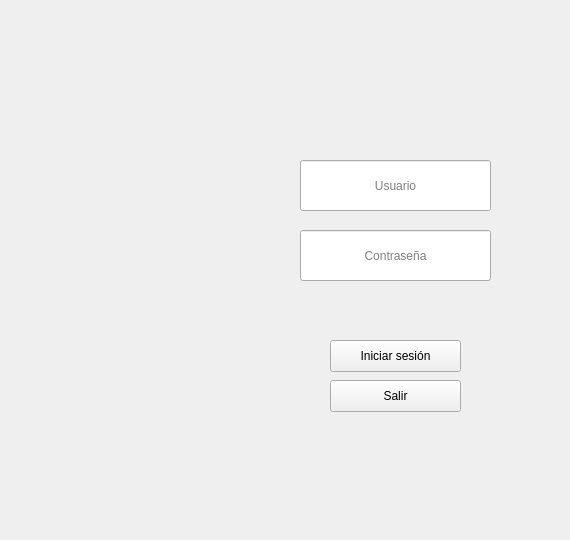
      <widget class="QWidget" name="page_6">
       <widget class="QWidget" name="widget" native="true">
        <property name="geometry">
         <rect>
          <x>230</x>
          <y>40</y>
          <width>331</width>
          <height>491</height>
         </rect>
        </property>
        <widget class="QLineEdit" name="lineEdit">
         <property name="geometry">
          <rect>
           <x>70</x>
           <y>120</y>
           <width>191</width>
           <height>51</height>
          </rect>
         </property>
         <property name="alignment">
          <set>Qt::AlignCenter</set>
         </property>
         <property name="placeholderText">
          <string>Usuario</string>
         </property>
        </widget>
        <widget class="QLineEdit" name="lineEdit_2">
         <property name="geometry">
          <rect>
           <x>70</x>
           <y>190</y>
           <width>191</width>
           <height>51</height>
          </rect>
         </property>
         <property name="alignment">
          <set>Qt::AlignCenter</set>
         </property>
         <property name="placeholderText">
          <string>Contraseña</string>
         </property>
        </widget>
        <widget class="QPushButton" name="pushButton">
         <property name="geometry">
          <rect>
           <x>100</x>
           <y>300</y>
           <width>131</width>
           <height>32</height>
          </rect>
         </property>
         <property name="text">
          <string>Iniciar sesión</string>
         </property>
        </widget>
        <widget class="QPushButton" name="pushButton_2">
         <property name="geometry">
          <rect>
           <x>100</x>
           <y>340</y>
           <width>131</width>
           <height>32</height>
          </rect>
         </property>
         <property name="text">
          <string>Salir</string>
         </property>
        </widget>
       </widget>
      </widget>
